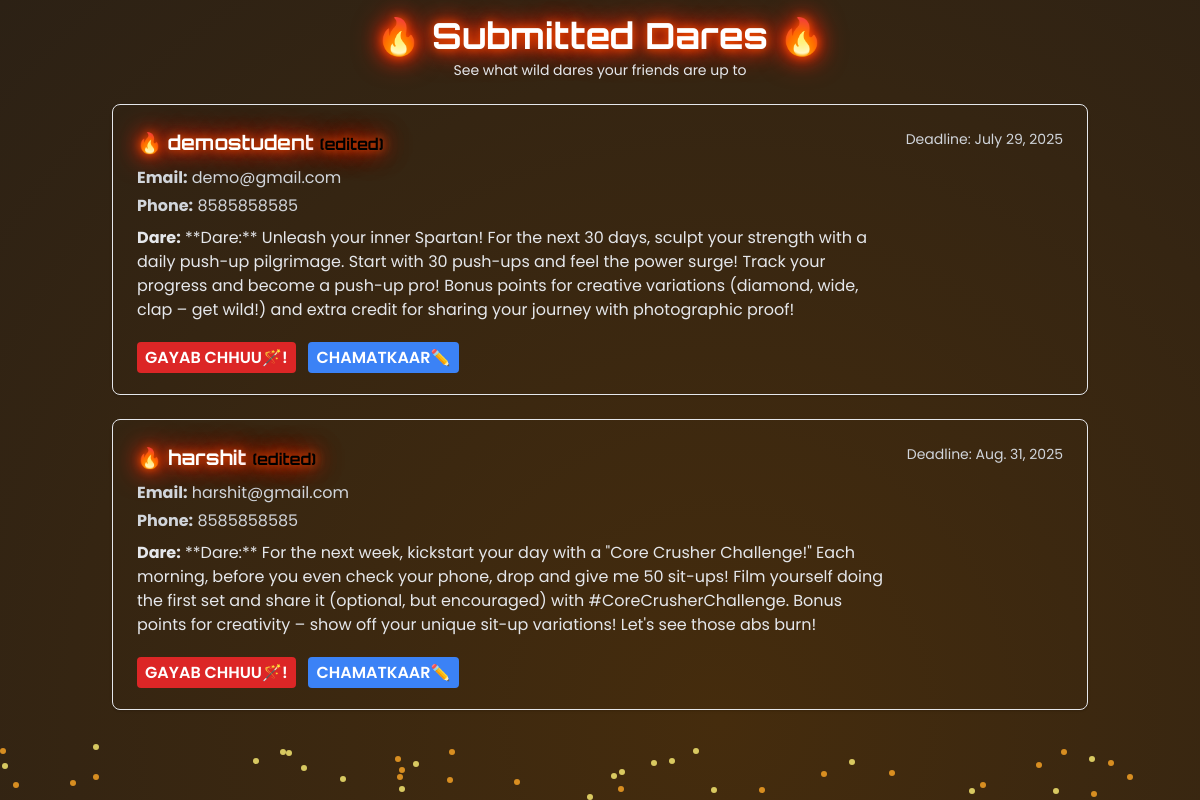
Page /dares/ (signed in) on the committed database.
### home/models.py (models this page shows)
class DareExchange(models.Model):
    user = models.ForeignKey(User, on_delete = models.CASCADE)
    name = models.CharField(max_length=100)
    email = models.CharField(max_length=50)
    phone_number = models.CharField(max_length=10)
    deadline = models.DateField(blank = True,null = True)
    dare_image = models.ImageField(upload_to = "dare_images/", blank = True, null = True)
    is_edited = models.BooleanField(default=False)
    dare = models.TextField()

### home/views.py (the view)
# urls.py: path("dares/", views.dares, name = "dares"),
@login_required
def dares(request):
    dares = DareExchange.objects.filter(user=request.user)
    parameters = {
        "dares": dares
    }
    return render(request, "home/dares.html", parameters)

### templates/home/dares.html (shortened to what this page needs)
<!DOCTYPE html>
<html lang="en">
<head>
  <link href="https://cdn.jsdelivr.net/npm/tailwindcss@2.2.19/dist/tailwind.min.css" rel="stylesheet">
</head>
<body class="min-h-screen p-4 relative">
  <div class="max-w-7xl mx-auto relative z-10">
    <h2 class="text-4xl font-bold text-white text-center mb-1 title-orbitron" style="
  text-shadow: 0 0 10px #ff5500, 0 0 20px #ff2200, 0 0 30px #ff2200;">
      🔥 Submitted Dares 🔥
    </h2>
    <p class="text-center text-gray-200 text-sm">See what wild dares your friends are up to</p>
    <div id="daresContainer" class="p-6 max-w-5xl mx-auto grid gap-6">
      {% for dare in dares %}
      <div
        class="bg-gradient-to-br from-[#1a1a1a]/70 via-[#2b2b2b]/60 to-black/50 rounded-lg shadow hover:shadow-xl transition p-6 flex flex-row justify-between items-start gap-4 backdrop-blur-sm border border-orange-500">
        <div class="flex-1 flex flex-col justify-between">
          <div>
            <h3 class="text-xl dare-name font-bold mb-2" style="
  color: white;
  text-shadow: 0 0 10px #ff5500, 0 0 20px #ff2200, 0 0 30px #ff2200;">
                🔥 {{dare.name}}
              <small class="text-sm-md" style="color: black;">
                {% if dare.is_edited %}
                (edited)
                {% endif %}
              </small>
            </h3>
            <p class="text-gray-300 mb-1"><strong>Email:</strong> {{ dare.email }}</p>
            <p class="text-gray-300 mb-1"><strong>Phone:</strong> {{ dare.phone_number }}</p>
            <p class="text-gray-200 mt-2"><strong>Dare:</strong> {{ dare.dare }}</p>
            <br>
            <a href="{% url 'delete_dare' dare.id %}"
              class="bg-red-600 hover:bg-red-700 text-white font-semibold py-1 px-2 rounded">GAYAB CHHUU🪄!</a>
            <a href="{% url 'edit_dare' dare.id %}"
              class="bg-blue-500 hover:bg-blue-600 text-white font-semibold py-1 px-2 rounded">CHAMATKAAR✏️</a>
          </div>
        </div>
        <div class="flex flex-col items-center">
          <span class="text-sm text-gray-300 mb-2">Deadline: {{ dare.deadline }}</span>
        </div>
      </div>
      {% endfor %}
    </div>
  </div>
</body>
</html>

### templates/home/dares.html (style rules this page uses)
body { font-family: 'Poppins', sans-serif; background: radial-gradient(circle at 20% 30%, #452c0d, #1c1a1a, #090404); background-size: 300% 300%; animation: backgroundMove 10s ease infinite; overflow-x: hidden; }
h2.title-orbitron { font-family: 'Orbitron', sans-serif; }
.dare-name { font-family: 'Orbitron', sans-serif; }

### rows in the picture
DareExchange: name "demostudent", is_edited "(edited)", email "demo@gmail.com", phone_number "8585858585", dare "**Dare:** Unleash your inner Spartan! For the next 30 days, sculpt your strength with a daily push-up pilgrimage. Start with 30 push-ups and feel the power surge! Track your progress and become a push-up pro! Bonus points for creative variations (diamond, wide, clap – get wild!) and extra credit for sharing your journey with photographic proof!", deadline "July 29, 2025"
DareExchange: name "harshit", is_edited "(edited)", email "harshit@gmail.com", phone_number "8585858585", dare "**Dare:** For the next week, kickstart your day with a \"Core Crusher Challenge!\" Each morning, before you even check your phone, drop and give me 50 sit-ups! Film yourself doing the first set and share it (optional, but encouraged) with #CoreCrusherChallenge. Bonus points for creativity – show off your unique sit-up variations! Let's see those abs burn!", deadline "Aug. 31, 2025"
